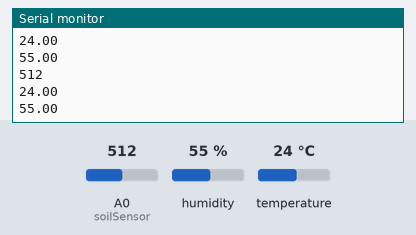
The sketch below on a simulated Arduino Uno, built with avr-gcc and run on an emulated ATmega328P. Parts: the last lines printed to the serial monitor. The test bench sets the inputs (shaded band); at power-on: humidity 55 %, A0 (soilSensor) = 512, temperature 24 °C.

Above: at 3.3 s.
3.4 s: humidity set to 22 %
At 5.9 s:
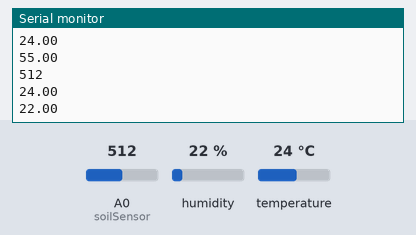
6.7 s: A0 (soilSensor) set to 716
At 8.7 s:
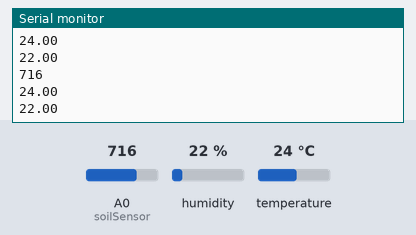
10.0 s: temperature set to 12 °C
At 11.5 s:
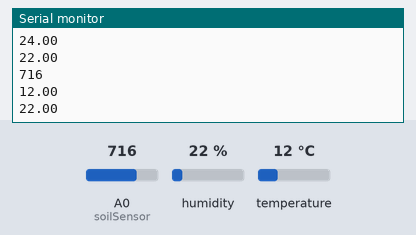
13.3 s: A0 (soilSensor) set to 900
At 15.9 s:
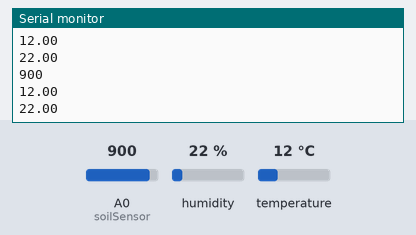
16.6 s: humidity set to 40 %
At 18.7 s:
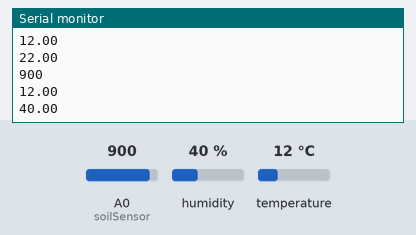
Timing chart, 0 to 20.2 s (numbered marks = the images above; inputs shaded):
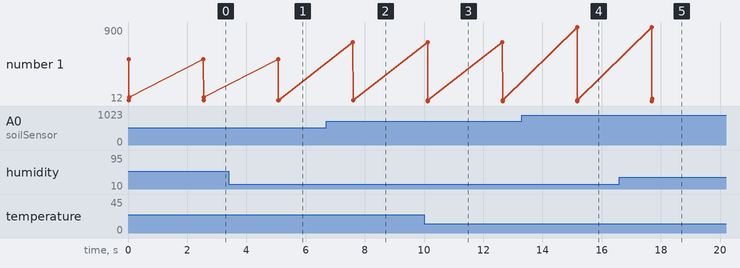

Measured:
- after the input at 3.4 s, the serial monitor: prints a new line after 1.7 s (image 1)
- after the input at 6.7 s, the serial monitor: prints a new line after 0.90 s (image 2)
- after the input at 10.0 s, the serial monitor: prints a new line after 0.13 s (image 3)
- after the input at 13.3 s, the serial monitor: prints a new line after 1.9 s (image 4)
- after the input at 16.6 s, the serial monitor: prints a new line after 1.1 s (image 5)
- plotted number 1: 55 → 22 after the input at 3.4 s, 22 → 40 after the input at 16.6 s

The sketch:

SoilSensor.ino
```cpp
#include <dht.h>
dht DHT;
//#include <dht_nonblocking.h>

#define DHT11_PIN 2
#define soilSensor A0

void setup() {
  // put your setup code here, to run once:
  Serial.begin(9600);
}

//static bool measure_environment( float *temperature, float *humidity )
//{
//  static unsigned long measurement_timestamp = millis( );
//
//  /* Measure once every four seconds. */
//  if( millis( ) - measurement_timestamp > 3000ul )
//  {
//    if( dht_sensor.measure( temperature, humidity ) == true )
//    {
//      measurement_timestamp = millis( );
//      return( true );
//    }
//  }
//
//  return( false );
//}


void loop() {
  int sensorVal = analogRead(soilSensor);
  int chk = DHT.read11(DHT11_PIN);
  Serial.println(sensorVal);
  Serial.println(DHT.temperature);
  Serial.println(DHT.humidity);
//  if (measure_environment(&temperature, &humidity) == true)
//  {
//    Serial.print("T = ");
//    Serial.print( temperature, 1 );
//    Serial.print( " deg. C, H = " );
//    Serial.print( humidity, 1 );
//    Serial.println( "%" );
//  }

    delay(2500);
}
```
